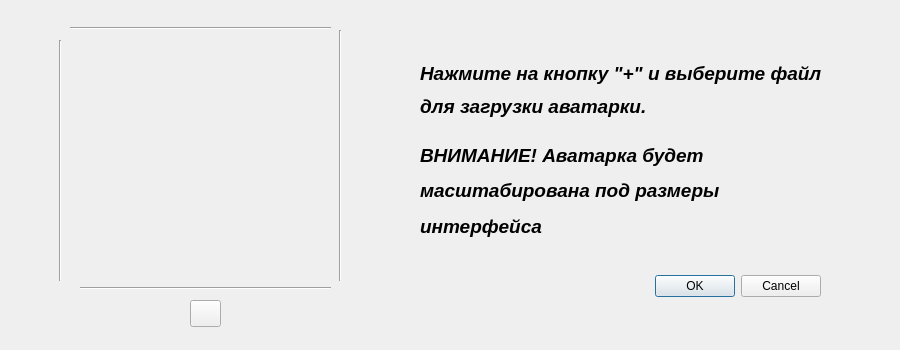
<?xml version="1.0" encoding="UTF-8"?>
<ui version="4.0">
 <class>Dialog</class>
 <widget class="QDialog" name="Dialog">
  <property name="geometry">
   <rect>
    <x>0</x>
    <y>0</y>
    <width>900</width>
    <height>350</height>
   </rect>
  </property>
  <property name="maximumSize">
   <size>
    <width>900</width>
    <height>350</height>
   </size>
  </property>
  <property name="windowTitle">
   <string>Dialog</string>
  </property>
  <widget class="QDialogButtonBox" name="buttonBox">
   <property name="geometry">
    <rect>
     <x>400</x>
     <y>270</y>
     <width>421</width>
     <height>32</height>
    </rect>
   </property>
   <property name="orientation">
    <enum>Qt::Horizontal</enum>
   </property>
   <property name="standardButtons">
    <set>QDialogButtonBox::Cancel|QDialogButtonBox::Ok</set>
   </property>
  </widget>
  <widget class="QLabel" name="load_avatar">
   <property name="geometry">
    <rect>
     <x>80</x>
     <y>40</y>
     <width>241</width>
     <height>241</height>
    </rect>
   </property>
   <property name="autoFillBackground">
    <bool>false</bool>
   </property>
   <property name="text">
    <string/>
   </property>
  </widget>
  <widget class="Line" name="line">
   <property name="geometry">
    <rect>
     <x>70</x>
     <y>20</y>
     <width>261</width>
     <height>16</height>
    </rect>
   </property>
   <property name="orientation">
    <enum>Qt::Horizontal</enum>
   </property>
  </widget>
  <widget class="Line" name="line_2">
   <property name="geometry">
    <rect>
     <x>80</x>
     <y>280</y>
     <width>251</width>
     <height>16</height>
    </rect>
   </property>
   <property name="orientation">
    <enum>Qt::Horizontal</enum>
   </property>
  </widget>
  <widget class="Line" name="line_3">
   <property name="geometry">
    <rect>
     <x>50</x>
     <y>40</y>
     <width>20</width>
     <height>241</height>
    </rect>
   </property>
   <property name="orientation">
    <enum>Qt::Vertical</enum>
   </property>
  </widget>
  <widget class="Line" name="line_4">
   <property name="geometry">
    <rect>
     <x>330</x>
     <y>30</y>
     <width>20</width>
     <height>251</height>
    </rect>
   </property>
   <property name="orientation">
    <enum>Qt::Vertical</enum>
   </property>
  </widget>
  <widget class="QWidget" name="verticalLayoutWidget">
   <property name="geometry">
    <rect>
     <x>420</x>
     <y>140</y>
     <width>401</width>
     <height>101</height>
    </rect>
   </property>
   <layout class="QVBoxLayout" name="verticalLayout">
    <item>
     <widget class="QLabel" name="label_4">
      <property name="font">
       <font>
        <pointsize>14</pointsize>
        <weight>75</weight>
        <italic>true</italic>
        <bold>true</bold>
       </font>
      </property>
      <property name="text">
       <string>ВНИМАНИЕ! Аватарка будет </string>
      </property>
     </widget>
    </item>
    <item>
     <widget class="QLabel" name="label_6">
      <property name="font">
       <font>
        <pointsize>14</pointsize>
        <weight>75</weight>
        <italic>true</italic>
        <bold>true</bold>
       </font>
      </property>
      <property name="text">
       <string>масштабирована под размеры</string>
      </property>
     </widget>
    </item>
    <item>
     <widget class="QLabel" name="label_7">
      <property name="font">
       <font>
        <pointsize>14</pointsize>
        <weight>75</weight>
        <italic>true</italic>
        <bold>true</bold>
       </font>
      </property>
      <property name="text">
       <string>интерфейса</string>
      </property>
     </widget>
    </item>
   </layout>
  </widget>
  <widget class="QWidget" name="verticalLayoutWidget_2">
   <property name="geometry">
    <rect>
     <x>420</x>
     <y>60</y>
     <width>410</width>
     <height>60</height>
    </rect>
   </property>
   <layout class="QVBoxLayout" name="verticalLayout_2">
    <item>
     <widget class="QLabel" name="label_2">
      <property name="font">
       <font>
        <pointsize>14</pointsize>
        <weight>75</weight>
        <italic>true</italic>
        <bold>true</bold>
       </font>
      </property>
      <property name="text">
       <string>Нажмите на кнопку &quot;+&quot; и выберите файл </string>
      </property>
     </widget>
    </item>
    <item>
     <widget class="QLabel" name="label_3">
      <property name="font">
       <font>
        <pointsize>14</pointsize>
        <weight>75</weight>
        <italic>true</italic>
        <bold>true</bold>
       </font>
      </property>
      <property name="text">
       <string>для загрузки аватарки.</string>
      </property>
     </widget>
    </item>
   </layout>
  </widget>
  <widget class="QPushButton" name="addButton">
   <property name="geometry">
    <rect>
     <x>190</x>
     <y>300</y>
     <width>31</width>
     <height>27</height>
    </rect>
   </property>
   <property name="text">
    <string/>
   </property>
  </widget>
 </widget>
 <resources/>
 <connections>
  <connection>
   <sender>buttonBox</sender>
   <signal>accepted()</signal>
   <receiver>Dialog</receiver>
   <slot>accept()</slot>
   <hints>
    <hint type="sourcelabel">
     <x>248</x>
     <y>254</y>
    </hint>
    <hint type="destinationlabel">
     <x>157</x>
     <y>274</y>
    </hint>
   </hints>
  </connection>
  <connection>
   <sender>buttonBox</sender>
   <signal>rejected()</signal>
   <receiver>Dialog</receiver>
   <slot>reject()</slot>
   <hints>
    <hint type="sourcelabel">
     <x>316</x>
     <y>260</y>
    </hint>
    <hint type="destinationlabel">
     <x>286</x>
     <y>274</y>
    </hint>
   </hints>
  </connection>
 </connections>
</ui>
